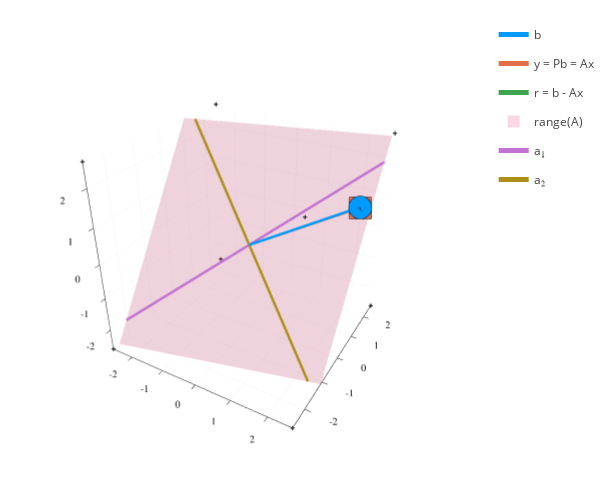

The cell this chart's notebook holds for it:
### Code cell
q = plot_ls_diagram(randn(3,2), randn(3))
plot!(q, size=(600,500))

### Figure 1 — Plotly figure (JSON) as saved in the notebook; plotly's stock layout.template omitted (floating-point values rounded to 4 significant figures)
{"data": [{"colorbar": {"title": ""}, "hoverinfo": "text", "legendgroup": "b", "line": {"color": "rgba(0, 154, 250, 1.000)", "dash": "solid", "shape": "linear", "width": 5}, "mode": "lines", "name": "b", "scene": "scene", "showlegend": true, "text": ["b:<br>+2.39<br>+1.24<br>+1.13", "b:<br>+2.39<br>+1.24<br>+1.13"], "type": "scatter3d", "x": [0, 2.394], "xaxis": "x", "y": [0, 1.236], "yaxis": "y", "z": [0, 1.132], "zaxis": "z", "zmax": null, "zmin": null}, {"colorbar": {"title": ""}, "legendgroup": "", "line": {"color": "rgba(0, 154, 250, 1.000)", "dash": "solid", "shape": "linear", "width": 5}, "marker": {"color": "rgba(0, 154, 250, 1.000)", "line": {"color": "rgba(0, 0, 0, 1.000)", "width": 1}, "size": 8, "symbol": "octagon"}, "mode": "lines+markers", "name": "", "scene": "scene", "showlegend": false, "type": "scatter3d", "x": [2.394], "xaxis": "x", "y": [1.236], "yaxis": "y", "z": [1.132], "zaxis": "z", "zmax": null, "zmin": null}, {"colorbar": {"title": ""}, "legendgroup": "", "marker": {"color": "rgba(62, 164, 78, 1.000)", "line": {"color": "rgba(0, 0, 0, 1.000)", "width": 1}, "size": 2, "symbol": "cross"}, "mode": "markers", "name": "", "scene": "scene", "showlegend": false, "type": "scatter3d", "x": [-2.634, 2.634, -2.634, 2.634, -2.634, 2.634, -2.634, 2.634], "xaxis": "x", "y": [-2.634, -2.634, 2.634, 2.634, -2.634, -2.634, 2.634, 2.634], "yaxis": "y", "z": [-2.634, -2.634, -2.634, -2.634, 2.634, 2.634, 2.634, 2.634], "zaxis": "z", "zmax": null, "zmin": null}, {"colorbar": {"title": ""}, "hoverinfo": "text", "legendgroup": "y = Pb = Ax", "line": {"color": "rgba(227, 111, 71, 1.000)", "dash": "solid", "shape": "linear", "width": 5}, "mode": "lines", "name": "y = Pb = Ax", "scene": "scene", "showlegend": true, "text": ["x:<br>-1.35<br>-0.39<br>y:<br>+2.38<br>+1.31<br>+1.08", "x:<br>-1.35<br>-0.39<br>y:<br>+2.38<br>+1.31<br>+1.08"], "type": "scatter3d", "x": [0, 2.376], "xaxis": "x", "y": [0, 1.31], "yaxis": "y", "z": [0, 1.084], "zaxis": "z", "zmax": null, "zmin": null}, {"colorbar": {"title": ""}, "legendgroup": "", "line": {"color": "rgba(227, 111, 71, 1.000)", "dash": "solid", "shape": "linear", "width": 5}, "marker": {"color": "rgba(227, 111, 71, 1.000)", "line": {"color": "rgba(0, 0, 0, 1.000)", "width": 1}, "size": 8, "symbol": "square"}, "mode": "lines+markers", "name": "", "scene": "scene", "showlegend": false, "type": "scatter3d", "x": [2.376], "xaxis": "x", "y": [1.31], "yaxis": "y", "z": [1.084], "zaxis": "z", "zmax": null, "zmin": null}, {"colorbar": {"title": ""}, "hoverinfo": "text", "legendgroup": "r = b - Ax", "line": {"color": "rgba(62, 164, 78, 1.000)", "dash": "solid", "shape": "linear", "width": 5}, "mode": "lines", "name": "r = b - Ax", "scene": "scene", "showlegend": true, "text": ["r:<br>+0.02<br>-0.07<br>+0.05", "r:<br>+0.02<br>-0.07<br>+0.05"], "type": "scatter3d", "x": [2.376, 2.394], "xaxis": "x", "y": [1.31, 1.236], "yaxis": "y", "z": [1.084, 1.132], "zaxis": "z", "zmax": null, "zmin": null}, {"color": "rgba(237, 94, 147, 0.500)", "colorbar": {"title": ""}, "colorscale": [[0, "rgba(237, 94, 147, 0.500)"], [1, "rgba(237, 94, 147, 0.500)"]], "hoverinfo": "none", "name": "range(A)", "opacity": 0.5, "scene": "scene", "showlegend": true, "showscale": false, "type": "mesh3d", "x": [-2.634, 2.634, -2.634, 2.634], "xaxis": "x", "y": [-2.396, -1.076, 1.076, 2.396], "yaxis": "y", "z": [-2.634, -2.634, 2.634, 2.634], "zaxis": "z", "zmax": null, "zmin": null}, {"colorbar": {"title": ""}, "hoverinfo": "text", "legendgroup": "a₁", "line": {"color": "rgba(195, 113, 210, 1.000)", "dash": "solid", "shape": "linear", "width": 5}, "mode": "lines", "name": "a₁", "scene": "scene", "showlegend": true, "text": ["a₁:<br>-1.46<br>-1.12<br>-1.15", "a₁:<br>-1.46<br>-1.12<br>-1.15"], "type": "scatter3d", "x": [2.634, -2.634], "xaxis": "x", "y": [2.032, -2.032], "yaxis": "y", "z": [2.081, -2.081], "zaxis": "z", "zmax": null, "zmin": null}, {"colorbar": {"title": ""}, "hoverinfo": "text", "legendgroup": "a₂", "line": {"color": "rgba(172, 142, 24, 1.000)", "dash": "solid", "shape": "linear", "width": 5}, "mode": "lines", "name": "a₂", "scene": "scene", "showlegend": true, "text": ["a₂:<br>-1.06<br>+0.52<br>+1.19", "a₂:<br>-1.06<br>+0.52<br>+1.19"], "type": "scatter3d", "x": [2.331, -2.331], "xaxis": "x", "y": [-1.152, 1.152], "yaxis": "y", "z": [-2.634, 2.634], "zaxis": "z", "zmax": null, "zmin": null}, {"colorbar": {"title": ""}, "legendgroup": "", "line": {"color": "rgba(0, 0, 0, 1.000)", "dash": "solid", "shape": "linear", "width": 1}, "mode": "lines", "name": "", "scene": "scene", "showlegend": false, "type": "scatter3d", "x": [2.295, 2.315, 2.396], "xaxis": "x", "y": [1.265, 1.183, 1.228], "yaxis": "y", "z": [1.046, 1.1, 1.137], "zaxis": "z", "zmax": null, "zmin": null}, {"colorbar": {"title": ""}, "legendgroup": "", "line": {"color": "rgba(0, 0, 0, 1.000)", "dash": "solid", "shape": "linear", "width": 1}, "mode": "lines", "name": "", "scene": "scene", "showlegend": false, "type": "scatter3d", "x": [2.43, 2.451, 2.396], "xaxis": "x", "y": [1.273, 1.192, 1.228], "yaxis": "y", "z": [1.008, 1.062, 1.137], "zaxis": "z", "zmax": null, "zmin": null}], "layout": {"annotations": [], "height": 500, "legend_position": {"bgcolor": "rgba(255, 255, 255, 1.000)", "bordercolor": "rgba(0, 0, 0, 1.000)", "borderwidth": 1, "font": {"color": "rgba(0, 0, 0, 1.000)", "family": "sans-serif", "size": 11}, "title": {"font": {"color": "rgba(0, 0, 0, 1.000)", "family": "sans-serif", "size": 15}, "text": ""}, "tracegroupgap": 0, "traceorder": "normal", "x": 1, "xanchor": "auto", "y": 1, "yanchor": "auto"}, "margin": {"b": 20, "l": 0, "r": 0, "t": 20}, "paper_bgcolor": "rgba(255, 255, 255, 1.000)", "plot_bgcolor": "rgba(255, 255, 255, 1.000)", "scene": {"camera": {"eye": {"x": 1.126, "y": -1.95, "z": 1.3}}, "domain": {"x": [0.03619, 0.9934], "y": [0.0301, 0.9921]}, "xaxis": {"gridcolor": "rgba(0, 0, 0, 0.100)", "gridwidth": 0.5, "linecolor": "rgba(0, 0, 0, 1.000)", "mirror": false, "range": [-2.634, 2.634], "showgrid": true, "showline": true, "showticklabels": true, "tickangle": 0, "tickcolor": "rgb(0, 0, 0)", "tickfont": {"color": "rgba(0, 0, 0, 1.000)", "family": "sans-serif", "size": 11}, "tickmode": "array", "ticks": "inside", "ticktext": ["-2", "-1", "0", "1", "2"], "tickvals": [-2, -1, 0, 1, 2], "title": "", "titlefont": {"color": "rgba(0, 0, 0, 1.000)", "family": "sans-serif", "size": 15}, "type": "-", "visible": true, "zeroline": false, "zerolinecolor": "rgba(0, 0, 0, 1.000)"}, "yaxis": {"gridcolor": "rgba(0, 0, 0, 0.100)", "gridwidth": 0.5, "linecolor": "rgba(0, 0, 0, 1.000)", "mirror": false, "range": [-2.634, 2.634], "showgrid": true, "showline": true, "showticklabels": true, "tickangle": 0, "tickcolor": "rgb(0, 0, 0)", "tickfont": {"color": "rgba(0, 0, 0, 1.000)", "family": "sans-serif", "size": 11}, "tickmode": "array", "ticks": "inside", "ticktext": ["-2", "-1", "0", "1", "2"], "tickvals": [-2, -1, 0, 1, 2], "title": "", "titlefont": {"color": "rgba(0, 0, 0, 1.000)", "family": "sans-serif", "size": 15}, "type": "-", "visible": true, "zeroline": false, "zerolinecolor": "rgba(0, 0, 0, 1.000)"}, "zaxis": {"gridcolor": "rgba(0, 0, 0, 0.100)", "gridwidth": 0.5, "linecolor": "rgba(0, 0, 0, 1.000)", "mirror": false, "range": [-2.634, 2.634], "showgrid": true, "showline": true, "showticklabels": true, "tickangle": 0, "tickcolor": "rgb(0, 0, 0)", "tickfont": {"color": "rgba(0, 0, 0, 1.000)", "family": "sans-serif", "size": 11}, "tickmode": "array", "ticks": "inside", "ticktext": ["-2", "-1", "0", "1", "2"], "tickvals": [-2, -1, 0, 1, 2], "title": "", "titlefont": {"color": "rgba(0, 0, 0, 1.000)", "family": "sans-serif", "size": 15}, "type": "-", "visible": true, "zeroline": false, "zerolinecolor": "rgba(0, 0, 0, 1.000)"}}, "showlegend": true, "width": 600}}
